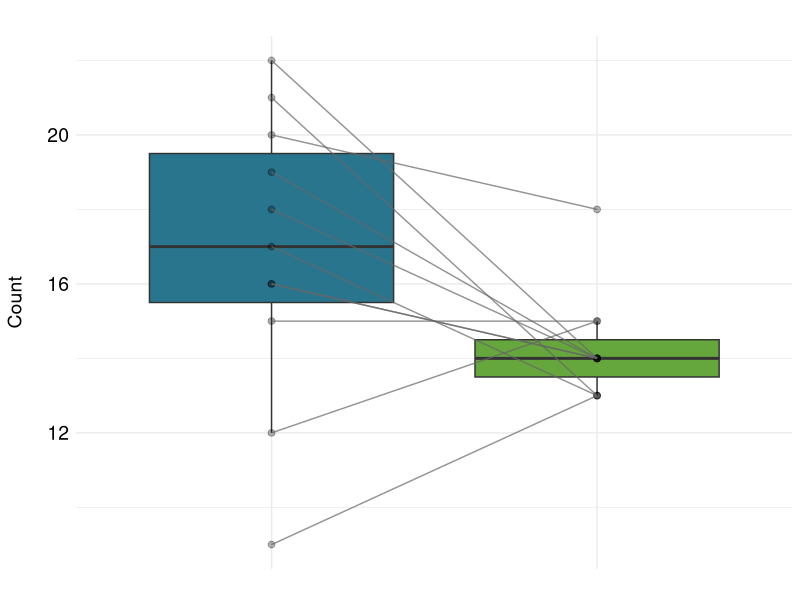
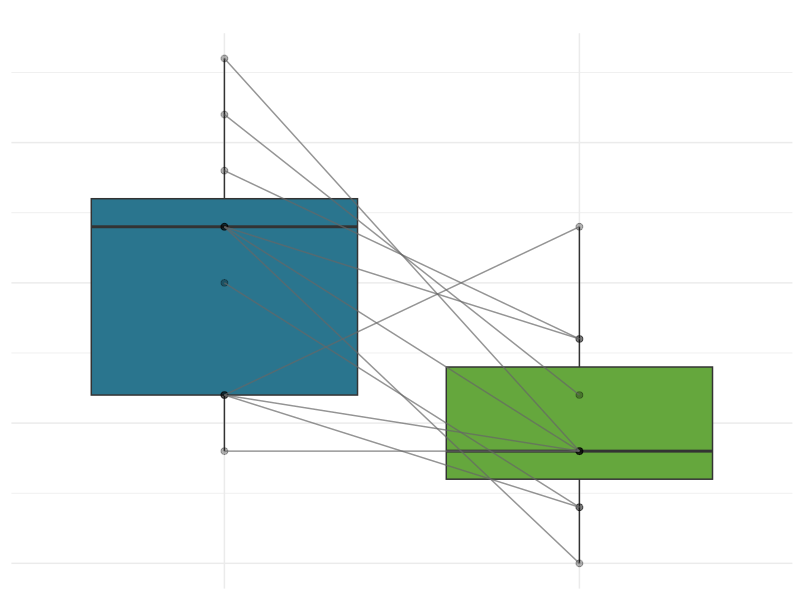
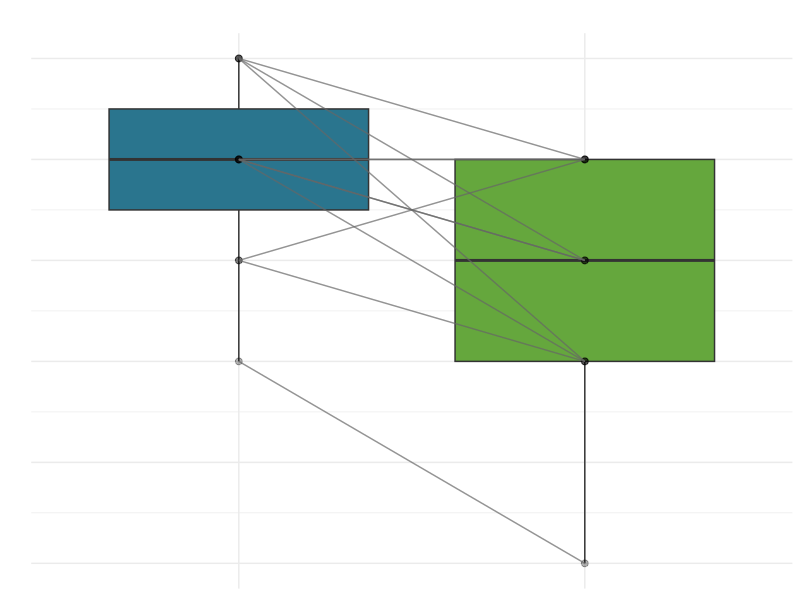
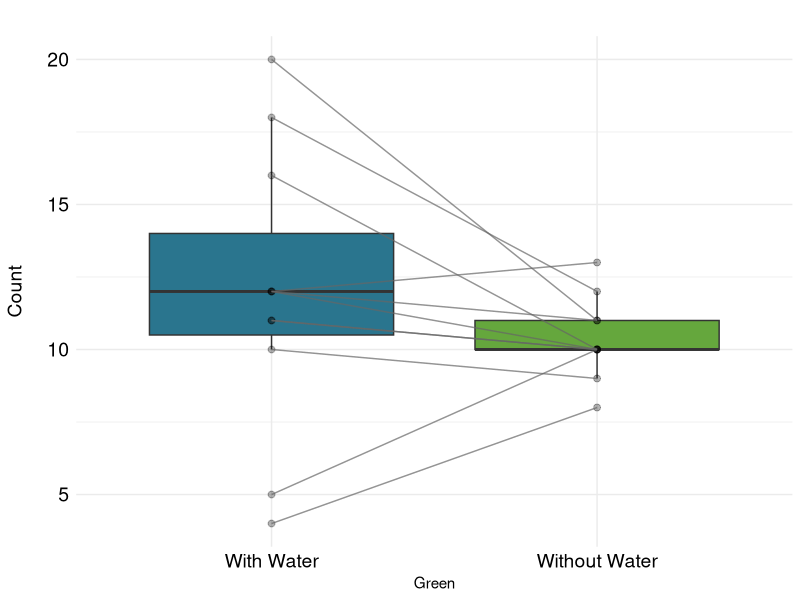
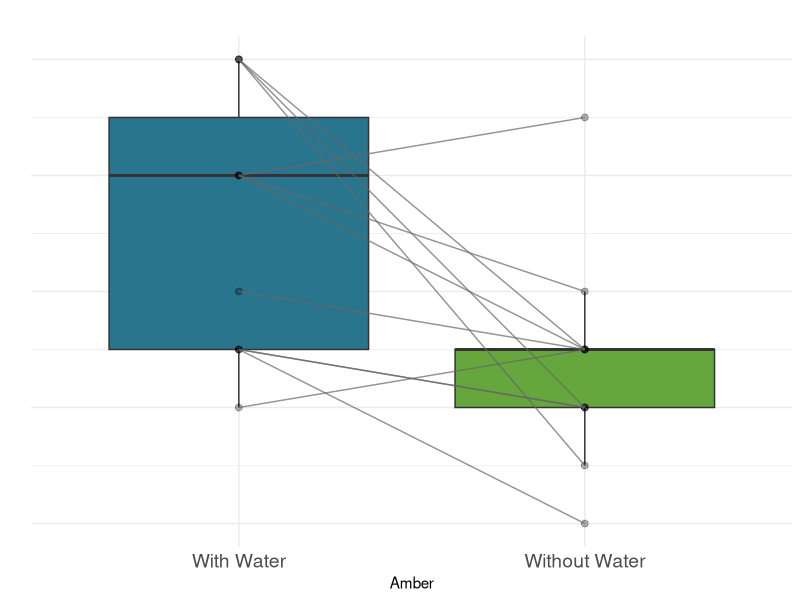
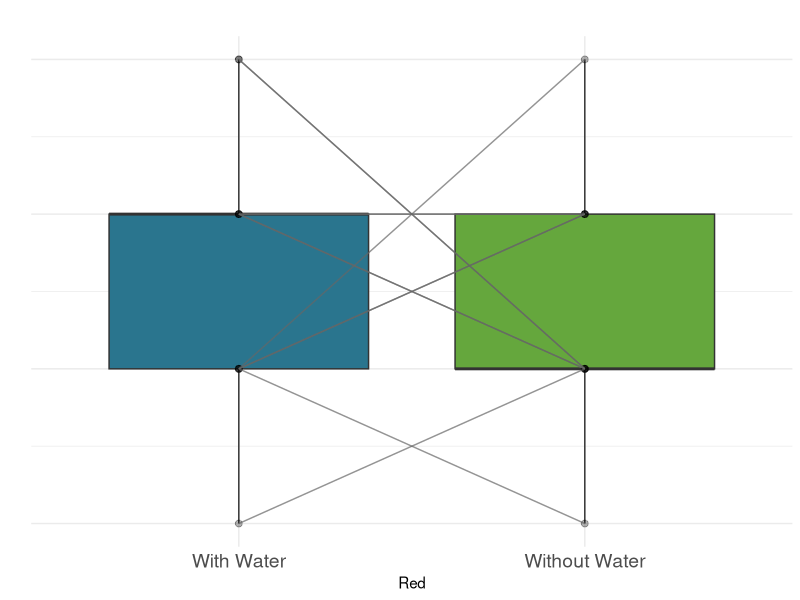
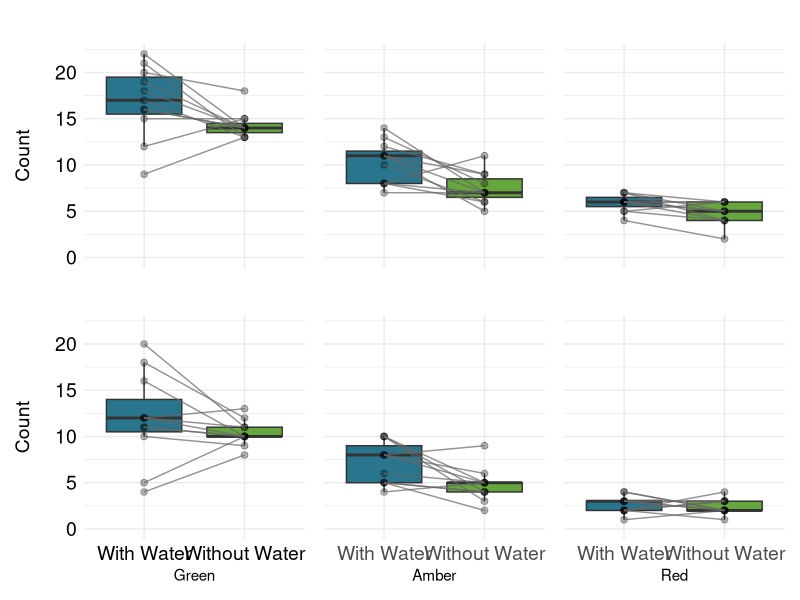
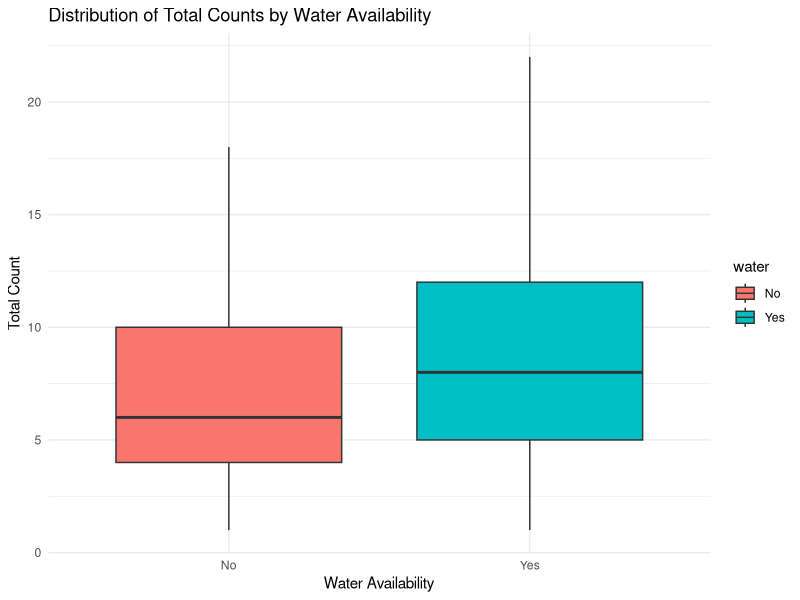

The R script that drew these images, in order:
## ---- chunk 1
knitr::opts_chunk$set(echo = TRUE)
## ---- chunk 2
library(dplyr)
library(vegan)
library(tidyr)
library(ggplot2)
library(dplyr)
library(readr)
library(coin)
library(gridExtra)
library(patchwork)
## ---- chunk 3
data <- read_csv("merged_data.csv", 
                show_col_types = FALSE)
## ---- chunk 4
data <- data %>%
  mutate(period = case_when(
    period %in% c(1, 3, 4) ~ 1,
    TRUE ~ period  # Keeps other values unchanged
  ))
## ---- chunk 5
boc_grouped <- data %>%
  group_by(transect, period, water, species, bocc5) %>%
  summarise(count = sum(count, na.rm = TRUE)) %>%
  ungroup()

# View the grouped data
head(boc_grouped)
sum(data$count)
sort(unique(data$transect))
sum(boc_grouped$count)
sort(unique(boc_grouped$transect))
sum(boc_grouped$count)
unique(boc_grouped$species)
## ---- chunk 6
bocc5_counts <- boc_grouped %>%
  group_by(transect, period, bocc5, water) %>%
  summarize(count = n(), .groups = "drop")
bocc5_counts
## ---- chunk 7
# Compare the total counts before and after grouping
sum_before <- sum(data$count)
sum_after <- sum(boc_grouped$count)

cat("Total Count Before Grouping:", sum_before, "\n")
cat("Total Count After Grouping:", sum_after, "\n")

# Before grouping
bocc5_before <- table(data$bocc5)

# After grouping
bocc5_after <- table(boc_grouped$bocc5)

# Compare side by side
comparison <- data.frame(
  Category = names(bocc5_before),
  Before = as.numeric(bocc5_before),
  After = as.numeric(bocc5_after)
)

#
print(comparison)

#
sum(bocc5_counts$count)
table(bocc5_counts$bocc5)

#
table(bocc5_counts$bocc5) # (11*2)*2 - (pairs * condition)*season
table(bocc5_counts$period) # (11*3)*2 - (pairs * status)*seasons
sum(bocc5_counts$count)
aggregate(count ~ bocc5, data = bocc5_counts, sum)
## ---- chunk 8
bocc5_counts<- bocc5_counts %>%
  arrange(transect) %>%
  mutate(pairing = case_when(
    transect == 1  ~ 1,
    transect == 2  ~ 1,
    transect == 3  ~ 2,
    transect == 4  ~ 2,
    transect == 5  ~ 3,
    transect == 6  ~ 3,
    transect == 7  ~ 4,
    transect == 8  ~ 4,
    transect == 9  ~ 5,
    transect == 10 ~ 5,
    transect == 11 ~ 6,
    transect == 12 ~ 6,
    transect == 13 ~ 7,
    transect == 14 ~ 7,
    transect == 15 ~ 8,
    transect == 16 ~ 8,
    transect == 17 ~ 9,
    transect == 18 ~ 9,
    transect == 19 ~ 10,
    transect == 20 ~ 10,
    transect == 21 ~ 11,
    transect == 22 ~ 11
  ))
bocc5_counts
## ---- chunk 9
# Assuming your data is in 'bocc5_counts'
bocc5_counts <- bocc5_counts %>%
  mutate(unique_pairing = paste(bocc5, pairing, sep = "_"))

# View the updated data frame to confirm changes
head(bocc5_counts)

# Filtering data for period 1, category 'Green'
green_data_period1 <- bocc5_counts %>%
  filter(period == 1, bocc5 == "green") %>%
  mutate(water = factor(water, levels = c("Yes", "No")))  # Set factor levels to control order

# Create the box plot with points and lines
ggplot_green_period1 <- ggplot(green_data_period1, aes(x = water, y = count, fill = water)) +
  geom_boxplot(alpha = 1, outlier.shape = NA) +  
  geom_point(aes(group = unique_pairing), size = 2, alpha = 0.3) +  
  geom_line(aes(group = unique_pairing), color = "gray40", size = 0.5, alpha = 0.7) +  
  scale_fill_manual(values = c("Yes" = "#2A758E", "No" = "#65A73D")) +  
  scale_x_discrete(labels = c("Yes" = "With Water", "No" = "Without Water")) +
  labs(title = "", y = "Count", x = "") +
  theme_minimal() +
  theme(
    plot.title = element_text(size = 16, hjust = 0.5),
    axis.title.y = element_text(size = 14, hjust = 0.5, margin = margin(r = 15)),
    axis.text.x = element_blank(),
    axis.text.y = element_text(size = 14, color = "black"),
    legend.position = "NA"
  )

#
print(ggplot_green_period1)

## Amber 

# Filter data for Period 1 and Amber category
amber_data_period1 <- bocc5_counts %>%
  filter(period == 1, bocc5 == "amber") %>%
  mutate(water = factor(water, levels = c("Yes", "No")))

# Create the box plot with points and lines
ggplot_amber_period1 <- ggplot(amber_data_period1, aes(x = water, y = count, fill = water)) +
  geom_boxplot(alpha = 1, outlier.shape = NA) +
  geom_point(aes(group = unique_pairing), size = 2, alpha = 0.3) +
  geom_line(aes(group = unique_pairing), color = "gray40", size = 0.5, alpha = 0.7) +
  scale_fill_manual(values = c("Yes" = "#2A758E", "No" = "#65A73D")) +
  scale_x_discrete(labels = c("Yes" = "With Water", "No" = "Without Water")) +
  labs(title = "", y = "Count", x = "Amber") +
  theme_minimal() +
  theme(
  axis.title.x = element_blank(),
  axis.title.y = element_blank(),
  axis.text.x = element_blank(),
  axis.text.y = element_blank(),
  axis.ticks.x = element_blank(),
  axis.ticks.y = element_blank(),
  legend.position = "NA"
)

#
print(ggplot_amber_period1)

## Red

# Filter data for Period 1 and Amber category
red_data_period1 <- bocc5_counts %>%
  filter(period == 1, bocc5 == "red") %>%
  mutate(water = factor(water, levels = c("Yes", "No")))

# Create the box plot with points and lines
ggplot_red_period1 <- ggplot(red_data_period1, aes(x = water, y = count, fill = water)) +
  geom_boxplot(alpha = 1, outlier.shape = NA) +
  geom_point(aes(group = unique_pairing), size = 2, alpha = 0.3) +
  geom_line(aes(group = unique_pairing), color = "gray40", size = 0.5, alpha = 0.7) +
  scale_fill_manual(values = c("Yes" = "#2A758E", "No" = "#65A73D")) +
  scale_x_discrete(labels = c("Yes" = "With Water", "No" = "Without Water")) +
  labs(title = "", y = "", x = "Red") +
  theme_minimal() +
  theme(
  axis.title.x = element_blank(),
  axis.text.x = element_blank(),
  axis.text.y = element_blank(),
  axis.ticks.x = element_blank(),
  axis.ticks.y = element_blank(),
  legend.position = "NA"
)

#
print(ggplot_red_period1)
## ---- chunk 10
# Filtering data for period 1, category 'Green'
green_data_period2 <- bocc5_counts %>%
  filter(period == 2, bocc5 == "green") %>%
  mutate(water = factor(water, levels = c("Yes", "No")))  # Set factor levels to control order

# Create the box plot with points and lines
ggplot_green_period2 <- ggplot(green_data_period2, aes(x = water, y = count, fill = water)) +
  geom_boxplot(alpha = 1, outlier.shape = NA) + 
  geom_point(aes(group = unique_pairing), size = 2, alpha = 0.3) +
  geom_line(aes(group = unique_pairing), color = "gray40", size = 0.5, alpha = 0.7) +  
  scale_fill_manual(values = c("Yes" = "#2A758E", "No" = "#65A73D")) + 
  scale_x_discrete(labels = c("Yes" = "With Water", "No" = "Without Water")) +
  labs(title = "", y = "Count", x = "Green") +
  theme_minimal() +
  theme(
    plot.title = element_text(size = 16, hjust = 0.5),
    axis.title.y = element_text(size = 14, hjust = 0.5, margin = margin(r = 15)),
    axis.text.x = element_text(size = 14, color = "black"),
    axis.text.y = element_text(size = 14, color = "black"),
    legend.position = "NA"
  )

#
print(ggplot_green_period2)

## Amber 

# Filter data for Period 1 and Amber category
amber_data_period2 <- bocc5_counts %>%
  filter(period == 2, bocc5 == "amber") %>%
  mutate(water = factor(water, levels = c("Yes", "No")))

# Create the box plot with points and lines
ggplot_amber_period2 <- ggplot(amber_data_period2, aes(x = water, y = count, fill = water)) +
  geom_boxplot(alpha = 1, outlier.shape = NA) +
  geom_point(aes(group = unique_pairing), size = 2, alpha = 0.3) +
  geom_line(aes(group = unique_pairing), color = "gray40", size = 0.5, alpha = 0.7) +
  scale_fill_manual(values = c("Yes" = "#2A758E", "No" = "#65A73D")) +
  scale_x_discrete(labels = c("Yes" = "With Water", "No" = "Without Water")) +
  labs(title = "", y = "", x = "Amber") +
  theme_minimal() +
   theme(plot.title = element_text(size = 16, hjust = 0.5), axis.text.x = element_text(size = 14), axis.text.y = element_blank(), legend.position = "NA")

#
print(ggplot_amber_period2)

## Red

# Filter data for Period 1 and Amber category
red_data_period2 <- bocc5_counts %>%
  filter(period == 2, bocc5 == "red") %>%
  mutate(water = factor(water, levels = c("Yes", "No")))

# Create the box plot with points and lines
ggplot_red_period2 <- ggplot(red_data_period2, aes(x = water, y = count, fill = water)) +
  geom_boxplot(alpha = 1, outlier.shape = NA) +
  geom_point(aes(group = unique_pairing), size = 2, alpha = 0.3) +
  geom_line(aes(group = unique_pairing), color = "gray40", size = 0.5, alpha = 0.7) +
  scale_fill_manual(values = c("Yes" = "#2A758E", "No" = "#65A73D")) +
  scale_x_discrete(labels = c("Yes" = "With Water", "No" = "Without Water")) +
  labs(title = "", y = "", x = "Red") +
  theme_minimal() +
  theme(plot.title = element_text(size = 16, hjust = 0.5), axis.text.x = element_text(size = 14), axis.text.y = element_blank(), legend.position = "NA")

#
print(ggplot_red_period2)
## ---- chunk 11
# Update factor levels with descriptive labels before creating each plot
update_water_labels <- function(data) {
  data %>%
    mutate(water = factor(water, levels = c("Yes", "No"), labels = c("With Water", "Without Water")))
}

# Update each plot to have a consistent y-axis scale
ggplot_green_period1 <- ggplot_green_period1 + scale_y_continuous(limits = c(0, 22))
ggplot_amber_period1 <- ggplot_amber_period1 + scale_y_continuous(limits = c(0, 22))
ggplot_red_period1 <- ggplot_red_period1 + scale_y_continuous(limits = c(0, 22))

ggplot_green_period2 <- ggplot_green_period2 + scale_y_continuous(limits = c(0, 22))
ggplot_amber_period2 <- ggplot_amber_period2 + scale_y_continuous(limits = c(0, 22))
ggplot_red_period2 <- ggplot_red_period2 + scale_y_continuous(limits = c(0, 22))

# Combine the plots
final_plot <- (ggplot_green_period1 | ggplot_amber_period1 | ggplot_red_period1) / 
              (ggplot_green_period2 | ggplot_amber_period2 | ggplot_red_period2)

# Fix y-axis spacing: remove y-axis from middle & right plots
remove_y_axis <- theme(
  axis.title.y = element_blank(),
  axis.text.y = element_blank(),
  axis.ticks.y = element_blank()
)

# Fix x-axis: only show for bottom row
remove_x_axis <- theme(
  axis.title.x = element_blank(),
  axis.text.x = element_blank(),
  axis.ticks.x = element_blank()
)

# Apply fixes to period 1 (top row)
ggplot_amber_period1 <- ggplot_amber_period1 + remove_y_axis + remove_x_axis
ggplot_red_period1   <- ggplot_red_period1 + remove_y_axis + remove_x_axis
ggplot_green_period1 <- ggplot_green_period1 + remove_x_axis

# Apply fixes to period 2 (bottom row)
ggplot_amber_period2 <- ggplot_amber_period2 + remove_y_axis
ggplot_red_period2   <- ggplot_red_period2 + remove_y_axis
# green_period2 keeps y-axis for alignment

# Combine with consistent layout
final_plot <- (
  ggplot_green_period1 | ggplot_amber_period1 | ggplot_red_period1
) /
(
  ggplot_green_period2 | ggplot_amber_period2 | ggplot_red_period2
) +
  plot_layout(guides = "collect", widths = c(1, 1, 1), heights = c(1, 1))  # Keep everything symmetric

# Display the plot
final_plot

# Save as PNG
ggsave("conservation_status.png",
       plot = final_plot,
       width = 7, height = 12,  # A4 in inches (portrait)
       dpi = 300,
       units = "in")
## ---- chunk 12
ggplot(bocc5_counts, aes(x = water, y = count, fill = water)) +
  geom_boxplot() +
  labs(title = "Distribution of Total Counts by Water Availability",
       x = "Water Availability", y = "Total Count") +
  theme_minimal()

ggplot(bocc5_counts, aes(x = count)) +
  geom_histogram(bins = 30, fill = "blue", color = "black") + 
  facet_wrap(~water, scales = "free_y") +
  labs(title = "Histogram of Total Counts by Water Availability",
       x = "Total Count", y = "Frequency") +
  theme_minimal()

# Function to generate diagnostic plots for each combination of bocc5, water, and period
generate_diagnostics <- function(data, period_val) {
  
  # Filter data for the given period
  data_filtered <- data %>% filter(period == period_val)
  
  # List of species colors (bocc5) and water conditions
  bocc5_levels <- unique(data_filtered$bocc5)
  water_levels <- unique(data_filtered$water)
  
  # Loop over each species color and water condition to generate plots
  for (species in bocc5_levels) {
    for (water_condition in water_levels) {
      
      # Filter the data based on species color and water condition
      data_subset <- data_filtered %>%
        filter(bocc5 == species & water == water_condition)
      
      # Histogram
      p_hist <- ggplot(data_subset, aes(x = count)) +
        geom_histogram(bins = 20, fill = "skyblue", color = "black", alpha = 0.7) +
        labs(title = paste("Histogram of Counts for", species, "(", water_condition, "Water)"),
             x = "Count", y = "Frequency") +
        theme_minimal() +
        theme(
          axis.text = element_text(size = 12), 
          axis.title = element_text(size = 14), 
          plot.title = element_text(size = 16, hjust = 0.5)
        )
      
      # Q-Q Plot
      p_qq <- ggplot(data_subset, aes(sample = count)) +
        geom_qq() +
        geom_qq_line() +
        labs(title = paste("Q-Q Plot of Counts for", species, "(", water_condition, "Water)"),
             x = "Theoretical Quantiles", y = "Sample Quantiles") +
        theme_minimal() +
        theme(
          axis.text = element_text(size = 12), 
          axis.title = element_text(size = 14), 
          plot.title = element_text(size = 16, hjust = 0.5)
        )
      
      # Boxplot
      p_box <- ggplot(data_subset, aes(x = factor(1), y = count)) +
        geom_boxplot(fill = "lightgreen", color = "black") +
        labs(title = paste("Boxplot of Counts for", species, "(", water_condition, "Water)"),
             x = "", y = "Count") +
        theme_minimal() +
        theme(
          axis.text = element_text(size = 12), 
          axis.title = element_text(size = 14), 
          plot.title = element_text(size = 16, hjust = 0.5)
        )
      
      # Print the plots for this combination
      print(p_hist)
      print(p_qq)
      print(p_box)
    }
  }
}

# Apply the function for Period 1
generate_diagnostics(bocc5_counts, period_val = 1)

# Apply the function for Period 2
generate_diagnostics(bocc5_counts, period_val = 2)
## ---- chunk 13
# period 1 differences
df_period1 <- bocc5_counts %>%
  filter(period == 1) %>%
  group_by(bocc5, pairing) %>%
  summarise(
    difference = diff(count),
    .groups = "drop"
  )

# 
ggplot(df_period1, aes(x = difference)) +
  geom_histogram(bins = 20, fill = "blue", color = "black") +
  facet_wrap(~bocc5, scales = "free") +
  ggtitle("Histogram of Differences by Color") +
  xlab("Difference in Counts") + ylab("Frequency") +
  theme_minimal()

# Q-Q Plots for each color
df_period1 %>%
  split(.$bocc5) %>%
  lapply(function(data) {
    qqnorm(data$difference, main = paste("Q-Q Plot for", unique(data$bocc5)))
    qqline(data$difference, col = "red")
  })
## ---- chunk 14
# period 1 differences
df_period2<- bocc5_counts %>%
  filter(period == 2) %>%
  group_by(bocc5, pairing) %>%
  summarise(
    difference = diff(count),
    .groups = "drop"
  )

# 
ggplot(df_period2, aes(x = difference)) +
  geom_histogram(bins = 20, fill = "blue", color = "black") +
  facet_wrap(~bocc5, scales = "free") +
  ggtitle("Histogram of Differences by Color") +
  xlab("Difference in Counts") + ylab("Frequency") +
  theme_minimal()

# Q-Q Plots for each color
df_period2 %>%
  split(.$bocc5) %>%
  lapply(function(data) {
    qqnorm(data$difference, main = paste("Q-Q Plot for", unique(data$bocc5)))
    qqline(data$difference, col = "red")
  })
## ---- chunk 15
#
bocc5_pivoted <- bocc5_counts %>%
  group_by(pairing, period, bocc5, water) %>%
  summarise(total_count = sum(count, na.rm = TRUE), .groups = "drop") %>%
  pivot_wider(names_from = water, values_from = total_count, values_fill = list(total_count = 0)) %>%
  pivot_wider(names_from = bocc5, values_from = c(Yes, No), values_fill = list(Yes = 0, No = 0))  

#
View(bocc5_pivoted)

# Separate datasets for each period
bocc5_period1 <- bocc5_pivoted %>% filter(period == 1)
bocc5_period2 <- bocc5_pivoted %>% filter(period == 2)
## ---- chunk 16
wilcox_green_p1 <- wilcox.test(bocc5_period1$Yes_green, bocc5_period1$No_green, paired = TRUE, exact = FALSE)
print(wilcox_green_p1)

wilcox_amber_p1 <- wilcox.test(bocc5_period1$Yes_amber, bocc5_period1$No_amber, paired = TRUE, exact = FALSE)
print(wilcox_amber_p1)

wilcox_red_p1 <- wilcox.test(bocc5_period1$Yes_red, bocc5_period1$No_red, paired = TRUE, exact = FALSE)
print(wilcox_red_p1) 
## ---- chunk 17
wilcox_green_p2 <- wilcox.test(bocc5_period2$Yes_green, bocc5_period2$No_green, paired = TRUE, exact = FALSE)
print(wilcox_green_p2)

wilcox_amber_p2 <- wilcox.test(bocc5_period2$Yes_amber, bocc5_period2$No_amber, paired = TRUE, exact = FALSE)
print(wilcox_amber_p2)

wilcox_red_p2 <- wilcox.test(bocc5_period2$Yes_red, bocc5_period2$No_red, paired = TRUE, exact = FALSE)
print(wilcox_red_p2)
## ---- chunk 18
species_table <- boc_grouped %>%
  mutate(present = 1) %>%
  group_by(period, water, bocc5, species) %>%
  summarise(present = max(present), .groups = "drop") %>%
  pivot_wider(names_from = c(period, water), values_from = present, values_fill = 0)

#
species_table
